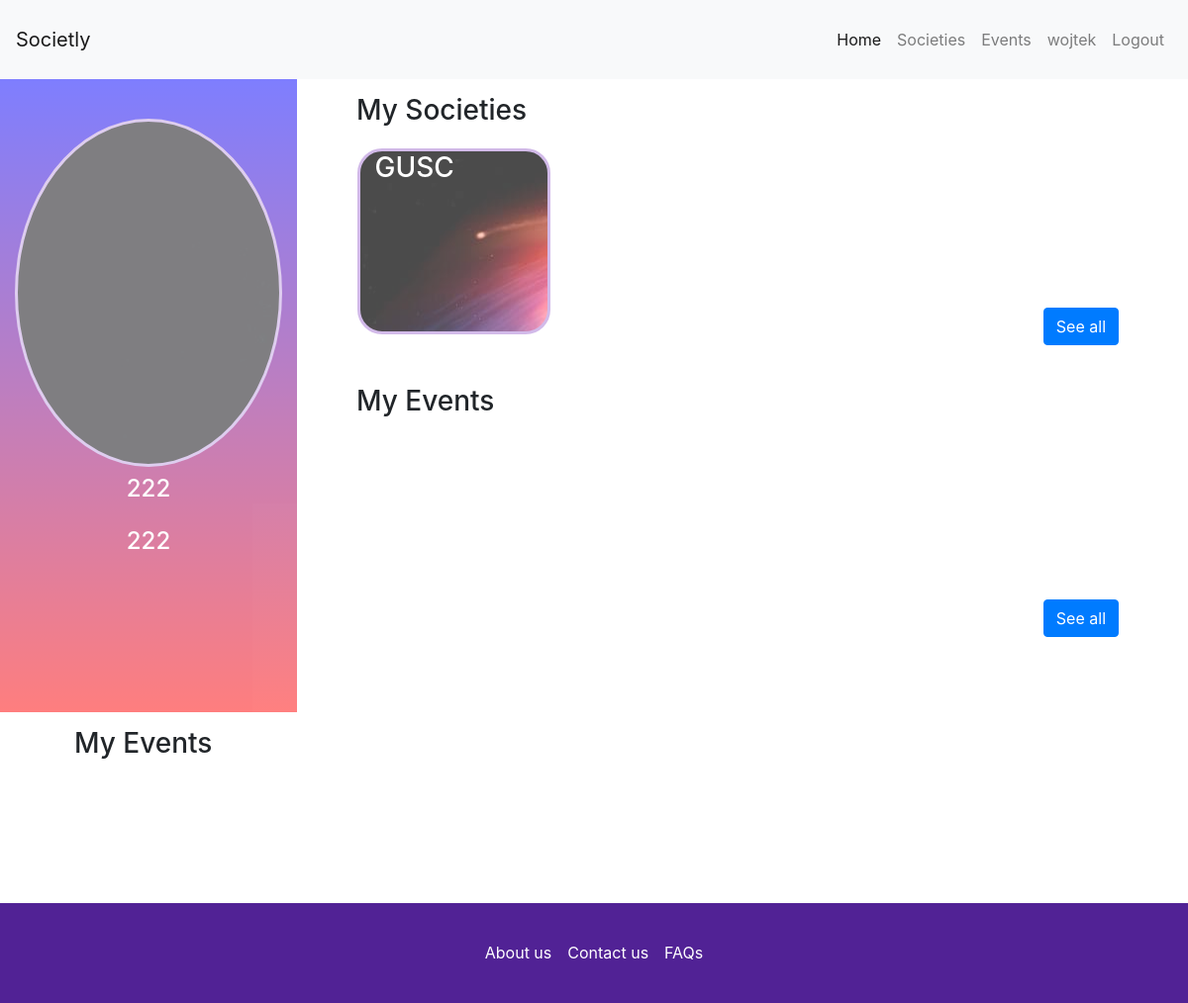
Before: / (signed in) with the older database file.
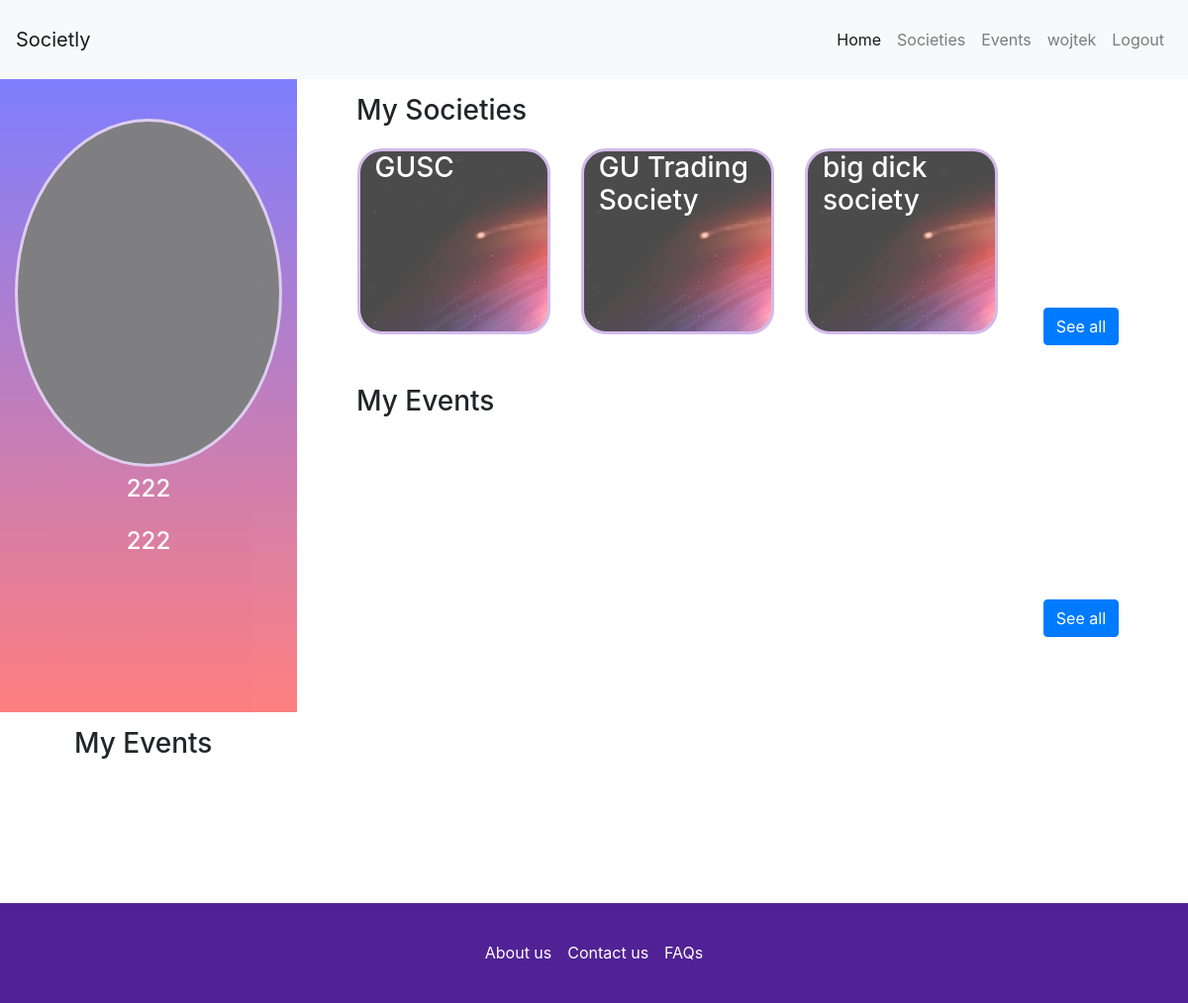
After: the same page with the newer database file.
### backend/models.py (models this page shows, shortened)
class Student(models.Model):
    YEAR = (
        ('1', 'Freshman'),
        ('2', 'Sophomore'),
        ('3', 'Junior'),
        ('4', 'Senior'),
        ('5', 'Postgraduate')
    )
    user = models.OneToOneField(User, null=True)
    matricNo = models.CharField(max_length = 10, unique = True, primary_key = True)
    picture = models.ImageField(upload_to = 'student_profile_pictures', null = True, blank = True)
    degree = models.CharField(max_length = 50)
    year = models.CharField(choices = YEAR, default = '1', max_length = 1)
    class Meta:
        verbose_name = "student"
        verbose_name_plural = "students"
    def get_fullname(self, user):
        return user.first_name + " " + user.last_name
    def __str__(self):
        return self.matricNo

class Membership(models.Model):
    ROLE = (
        ('1', 'Member'),
        ('2', 'Board Member')
    )
    member = models.ForeignKey(Student, on_delete = models.CASCADE, related_name="society_member")
    society = models.ForeignKey(Society, on_delete = models.CASCADE)
    date_joined = models.DateField(auto_now = True)
    is_board = models.CharField(choices = ROLE, default = '1', max_length = 1)
    def __str__(self):
        return "{} {}".format(self.member, self.society)

class Society(models.Model):
    name = models.CharField(max_length = 128, unique = True)
    description = models.TextField(max_length = 2000)
    logo = models.ImageField(upload_to = 'society_profile_pictures', null = True, blank = True)
    email = models.EmailField()
    facebook = models.URLField(blank = True)
    linkedin = models.URLField(blank = True)
    instagram = models.URLField(blank = True)
    twitter = models.URLField(blank = True)
    members = models.ManyToManyField(Student, through = 'Membership', related_name="members")
    slug = models.SlugField(blank = True)
    class Meta:
        verbose_name = "society"
        verbose_name_plural = "societies"
    def __str__(self):
        return self.name

### backend/views.py (the view)
# urls.py: url(r'^$', views.index, name='index'),
def index(request):
    if request.user and request.user.is_authenticated:
        return profile(request)
    else:
        return render(request, "societly/home.html")

### backend/templates/societly/profile.html (shortened to what this page needs)
{% extends user.is_authenticated|yesno:"societly/base-loged-in.html,societly/base.html" %}
{% load staticfiles %}
{% block body_block %}
  <div onload = "fn()"  id = "container" class="container-fluid " style = "height:100%; width:100%; margin-left:0px; padding: 0">
  <div id = "container" class="container-fluid " style = "height:100%; width:100%; margin-left:0px;">
      <div class="row  h-100">
              <div id = "left" class="col-3 h-100 d-none d-md-block" style = "background-image: linear-gradient(blue, red); opacity:0.5; text-align:center; margin:0;" >
                      <a class="nav-link" href=""><h2  style = "color:white;display:inline-block;">{{fullname}}</h2></a>
                      <div style = "height:55%; border-radius :50%;
                      background-image: url('{{picture.url}}');border : 3px solid #bf9de0; "></div>
                      <a class="nav-link" href=""><h4  style = "color:white;text-align:center">{{matricNo}}</h4></a>
                      <a class="nav-link" href=""><h4  style = "color:white;text-align:center">{{degree}}</h4></a>
              </div>
              <div id = "right" class="col-md-9 h-100 col-12 " style = "padding:0;">
                          <div class="row" style  = "height:46%; background-color: white; margin:0;">
                            <div style = "width:100%; margin-left:5%;margin-right:5%;margin-top:10px;margin-bottom:10px;">
                              <h3 class = "col-12" style= " height:20%; margin:0; padding-top: 5px; ">My Societies</h3>
                              <div class="row col-12" style= " height:80%;">
                                      {% for soc in societies %}
                                            <div class="societies d-none d-sm-block col-3" style = "border : 3px solid #bf9de0; bottom:5%;margin:2%;border-radius :25px;
                                            background-image: url('{{soc.society.logo.url}}'); opacity:0.7;">
                                            <a href="/society/{{soc.society.slug}}">
                                            <h3 style = "position:absolute"><font color="white">{{soc.society.name}} </font> </h3>
                                            </a>
                                            </div>
                                      {% endfor %}
                                      <a class="btn btn-primary" href="/profile/showallmysoc/" style = "position:absolute; bottom:15px; right:10px" href="#" role="button"><div style = "float:right">See all</div></a>
                          </div>
                          </div>
                          </div>
                          <div class="row" style ="height:46%; background-color: white; margin:0;">
                              <div style = "width:100%; margin-left:5%;margin-right:5%;margin-top:10px;margin-bottom:10px;">
                              <h3 class = "col-12" style ="height:20%; margin:0; padding-top: 5px;">My Events</h3>
                                        <div class="row col-12" style= "height:80%;">
                                      <a class="btn btn-primary" style = "position:absolute; bottom:15px; right:10px" href="/profile/showallmyeve/" role="button"><div style = "float:right">See all</div></a>
                          </div>
                          </div>
                          </div>
              </div>
                            </div>
                            </div>
                            </div>
                            <div class="row" style ="height:46%; background-color: white; margin:0;">
                               <div style = "width:100%; margin-left:5%;margin-right:5%;margin-top:10px;margin-bottom:10px;">
                               <h3 class = "col-12" style ="height:20%; margin:0; padding-top: 5px;">My Events</h3>
                                         <div class="row col-12" style= "height:80%;">
                                        <a class="btn btn-primary" style = "position:absolute; bottom:15px; right:10px" href="/profile/showallmyeve/" role="button"><div style = "float:right">See all</div></a>
                            </div>
                            </div>
                            </div>
                </div>
{% endblock %}

### backend/templates/societly/base-loged-in.html (shortened to what this page needs)
<!DOCTYPE html PUBLIC "-//W3C//DTD XHTML 1.0 Strict//EN"
	"http://www.w3.org/TR/xhtml1/DTD/xhtml1-strict.dtd">
<html lang="en" style = "height:100%;width:100%;">
{% load staticfiles %}
<head>
    <link rel="stylesheet" href="https://stackpath.bootstrapcdn.com/bootstrap/4.3.1/css/bootstrap.min.css">
</head>
<body  class = "h-100">
    <div class ="h-100">
        <nav class="navbar navbar-expand-lg navbar-light bg-light " style = "height:10% !important;">
              <a class="navbar-brand " href="/">Societly</a>
            <div class="collapse navbar-collapse" id="navbarSupportedContent">
              <ul class="navbar-nav ml-auto">
                <li class="nav-item active ml-auto">
                  <a class="nav-link ml-auto" href="/">Home<span class="sr-only">(current)</span></a>
                </li>
                <li class="nav-item " >
                  <a class="nav-link" href="/showallsoc/">Societies</a>
                </li>
                <li class="nav-item ">
                  <a class="nav-link" href="/showalleve/">Events</a>
                </li>
                <li class="nav-item ">
                  <a class="nav-link" href="/profile/">{{user.username}}</a>
                </li>
                <li class="nav-item ">
                    <a class="nav-link" href="/logout/">Logout</a>
                  </li>
              </ul>
            </div>
      </nav>
    <div class=" container-fluid no-gutters" style ="height:80%; width:100%; !important; padding:0">
        {% block body_block %}
        {% endblock %}
    </div>
    <footer class="navbar navbar-expand fixed-bottom navbar-light" style = " background-color: rgb(81, 34, 149); height:10% !important">
        <div class="centered mx-auto">
          <ul class="nav navbar-nav ">
                <li class="nav-item active">
                    <a class="nav-link" href="/about-us/"><font color="white">About us</font></a>
                 </li>
                <li class="nav-item active">
                    <a class="nav-link" href="/contact-us/"><font color="white">Contact us</font></a>
                 </li>
                <li class="nav-item active">
                    <a class="nav-link" href="/faq/"><font color="white">FAQs</font></a>
                 </li>
             </ul>
            </div>
    </footer>
</body>
</html>

Changed rows visible on the page:
added Membership: society.logo (picture), society.name "GU Trading Society"
added Membership: society.logo (picture), society.name "big dick society"
